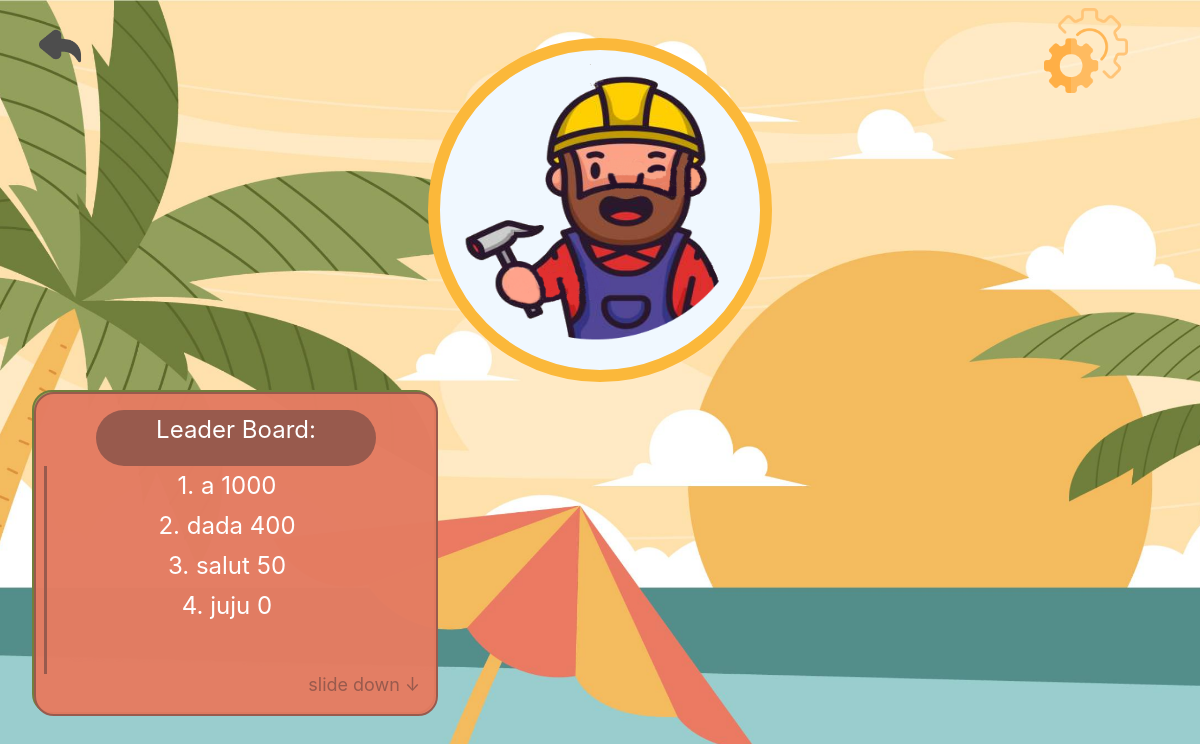
The app's page /WEB/users/userhomegame.php, older data.
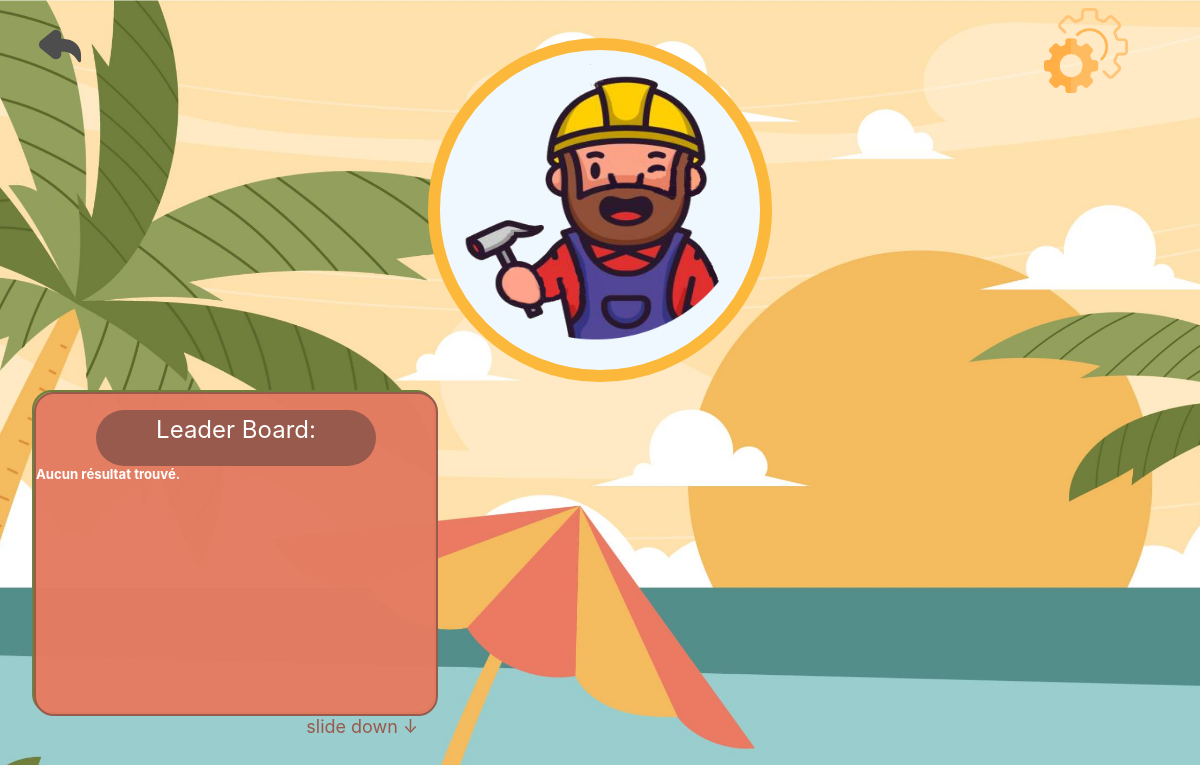
The same page, newer data.
### tables this page shows
CREATE TABLE `users` (
  `username` varchar(30) NOT NULL,
  `email` varchar(60) NOT NULL,
  `password` varchar(60) NOT NULL,
  `score` int(16) NOT NULL,
  `progression` int(16) DEFAULT NULL
);

### WEB/users/finuser.php (the view, shortened to what this page needs)
<main>
    <div class="cont">
        <div class="user">
            <img class="imgmartin" src="../image/button/martin.png" alt="">
        </div>
    </div>
    <div class="cont2">
        <div class="Compte">
        <div class="classement">
            <div class="compte">
                Leader Board:
            </div>
            <div class="list">
                <?php
                           $stmt = $conn->query($sql);
                        $results = $stmt->fetchAll(PDO::FETCH_ASSOC);
                        if (count($results) > 0) {
                            echo "
                            <div class='line2'>";
                            $i=1;
                            foreach ($results as $row) {
                                echo $i.".         ". $row["username"]."  ";
                                echo $row["score"]."  ";
                                echo "<br>";
                                $i++;
                            }
                        } else {
                            echo "Aucun résultat trouvé.";
                        }
                        ?>
            </div>
        </div>
        <div class="down">
            slide down ↓
        </div>
    </div>
</main>
</body>
</html>

### WEB/users/debutuser.php (shortened to what this page needs)
<?php
try{
    $sql = "SELECT score, username FROM users ORDER BY score DESC LIMIT 25";
}
catch(Exception $e){
    die("Erreur : " . $e->getMessage());
}
?>
<!DOCTYPE html>
<html lang="en">
<head>
    <link rel="stylesheet" href="../CSS/user.css">
</head>

### WEB/users/userhomegame.php
<?php include("debutuser.php"); ?>
<body>
    <header>
        <div class="buttonhead">
            <button class="back" type=submit>
                <a href="../settingingames/settinghomegame.php">
                    <img class="backimg" src="../image/button/arrow.png">
                </a>
            </button>
            <a class="al" - href="../settingingames/settinghomegame.php">
                <img class="settingimg" src="../image/button/boutonsetting.png" />
            </a>
        </div>
    </header>
    <?php include("finuser.php"); ?>

### WEB/CSS/user.css (style rules this page uses)
* { scrollbar-width:none; }
.back { position: absolute; width: 85px; height: 80px; left: 17px; top: 7px; background: url(../image/button/arrow.png); border-style: none; }
.backimg { width: 70px; }
.settingimg { width: 100%; height: 100%; }
.al { height: 7.1vw; width: 7vw; margin-left: 87vw; }
.cont { display: flex; flex-wrap: wrap; height: 40vh; }
.buttonhead { display: flex; width: 100vw; justify-content: space-between; margin-top: 1vh; height: 30px; }
body { overflow-x: hidden; margin: 0; color: white; background: url("../image/background2.png") no-repeat center fixed; background-size: cover; font-family: 'Inter', monospace; font-weight: bold; }
.user { background-color: aliceblue; border: 1vw solid rgb(251, 184, 58); height: 40vh; width: 40vh; border-radius: 100%; margin: auto; }
.imgmartin { width: 100%; height: 100%; }
.Compte { background-color: #939f5ddc; height: 40vh; width: 50vh; border: 0.2vw solid #707f3c; border-radius: 20px; -webkit-border-radius: 20px; -moz-border-radius: 20px; -ms-border-radius: 20px; -o-border-radius: 20px; }
.cont2 { flex-wrap: wrap; display: flex; justify-content: space-between; margin-left: 4vh; margin-top: 4vh; margin-right: 4vh; height: 90vh; font-size: 1.1vw; }
.classement { background-color: #ec7962e6; height: 40vh; width: 50vh; border: 0.2vw solid #985A4D; border-radius: 20px; -webkit-border-radius: 20px; -moz-border-radius: 20px; -ms-border-radius: 20px; -o-border-radius: 20px; }
.compte { height: 7vh; width: 35vh; background-color: #985A4D; margin: auto; text-align: center; margin-top: 2vh; border-radius: 40px; text-decoration: none; font-family: "Inter"; font-style: normal; font-weight: 400; font-size: 3vh; line-height: 5vh; text-align: center; color: #ffffff; text-decoration: none; -webkit-border-radius: 40px; -moz-border-radius: 40px; -ms-border-radius: 40px; -o-border-radius: 40px; }
.down { display: flex; justify-content: flex-end; margin-right: 2vh; font-size: 1.5vw; margin-bottom: 2vh; font-family: "Inter"; font-style: normal; font-weight: 400; color: #985A4D; }
.line2 { text-align:center; margin-left: 1vh; height: 26vh; width: 45vh; border:0.3vw #985A4D; border-style: hidden hidden hidden solid; text-decoration: none; font-family: "Inter"; font-style: normal; font-weight: 400; font-size: 3vh; line-height: 5vh; text-align: center; color: #ffffff; text-decoration: none; overflow-y: scroll; scrollbar-width:none; }

Row changes from the older to the newer data that the page shows:
removed users: username "a", score "1000"
removed users: username "dada", score "400"
removed users: username "salut", score "50"
removed users: username "juju", score "0"
Text that changed along with them:
text now shown: "Aucun résultat trouvé."
